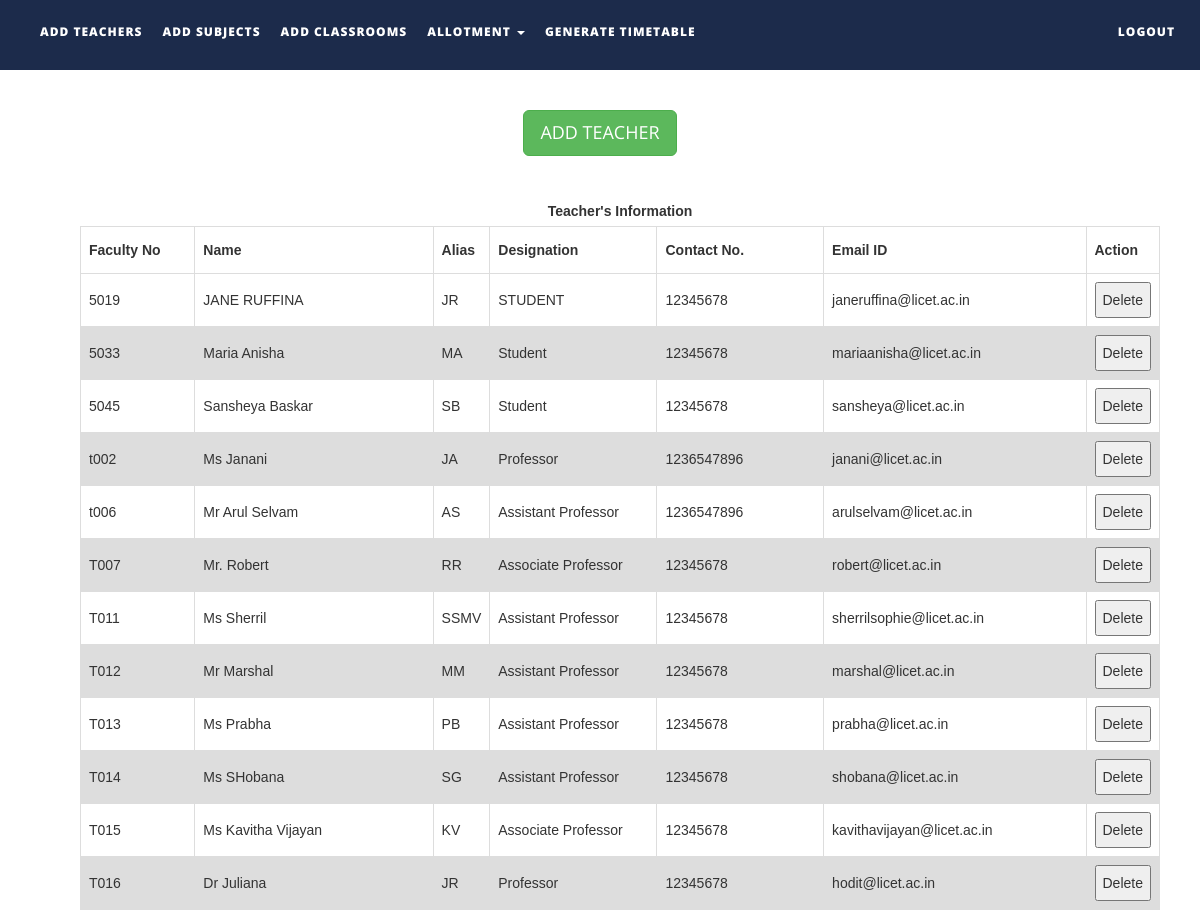
Screenshot of /addteachers.php with the database file from the repository.
### tables this page shows
CREATE TABLE `teachers` (
  `faculty_number` varchar(10) NOT NULL,
  `name` text NOT NULL,
  `alias` varchar(10) NOT NULL,
  `designation` varchar(30) NOT NULL,
  `contact_number` varchar(15) NOT NULL,
  `emailid` varchar(50) NOT NULL
);

### addteachers.php (the view, shortened to what this page needs)
<!DOCTYPE html>
<html xmlns="http://www.w3.org/1999/xhtml">
<head>
    <link href="assets/css/bootstrap.css" rel="stylesheet"/>
    <link href="assets/css/font-awesome.min.css" rel="stylesheet"/>
    <link href="assets/css/flexslider.css" rel="stylesheet"/>
    <link href="assets/css/style.css" rel="stylesheet"/>
</head>
<body>
<div class="navbar navbar-inverse navbar-fixed-top " id="menu">
    <div class="container">
        <div class="navbar-collapse collapse move-me">
            <ul class="nav navbar-nav navbar-left">
                <li><a href="addteachers.php">ADD TEACHERS</a></li>
                <li><a href="addsubjects.php">ADD SUBJECTS</a></li>
                <li><a href="addclassrooms.php">ADD CLASSROOMS</a></li>
                <li class="dropdown"><a class="dropdown-toggle" data-toggle="dropdown" aria-expanded="false">ALLOTMENT
                        <span class="caret"></span></a>
                </li>
                <li><a href="generatetimetable.php">GENERATE TIMETABLE</a></li>
            </ul>
            <ul class="nav navbar-nav navbar-right">
                <li><a href="index.php">LOGOUT</a></li>
            </ul>
        </div>
    </div>
</div>
<br>
<br>
<br>
<div align="center" style="margin-top:20px">
    <button id="teachermanual" class="btn btn-success btn-lg">ADD TEACHER</button>
</div>
<div>
    <br>
    <table id=teacherstable style="margin-left: 80px">
        <caption><strong>Teacher's Information </strong></caption>
        <tr>
            <th width="130">Faculty No</th>
            <th width=290>Name</th>
            <th width=50>Alias</th>
            <th width="190">Designation</th>
            <th width="190">Contact No.</th>
            <th width="290">Email ID</th>
            <th width="40">Action</th>
        </tr>
        <tbody>
        <?php
        $q = mysqli_query(mysqli_connect("localhost", "root", "", "ttms"),
            "SELECT * FROM teachers ORDER BY faculty_number ASC");
        while ($row = mysqli_fetch_assoc($q)) {
            echo "<tr><td>{$row['faculty_number']}</td>
                    <td>{$row['name']}</td>
                    <td>{$row['alias']}</td>
                    <td>{$row['designation']}</td>
                    <td>{$row['contact_number']}</td>
                    <td>{$row['emailid']}</td>
                   <td>
                    <button>Delete</button></td>
                    </tr>\n";
        }
        ?>
        </tbody>
    </table>
</div>
</body>
</html>

### assets/css/style.css (style rules this page uses)
#menu { background-color: rgba(28, 43, 75, 1); color: #fff; font-size: 12px; font-weight: 900; letter-spacing: 1px; min-height: 70px; }
.navbar-inverse { border-color: transparent; }
.navbar-inverse .navbar-nav > li > a, .navbar-inverse .navbar-nav > li > a:hover { color: #FFF; padding: 22px 10px; }

### addteachers.php (style rules this page uses)
table { margin-top: 10px; font-family: arial, sans-serif; border-collapse: collapse; margin-left: 30px; width: 90%; }
td, th { border: 1px solid #dddddd; text-align: left; padding: 8px; }
tr:nth-child(even) { background-color: #dddddd; }

### rows the page displays
teachers: faculty_number "5019", name "JANE RUFFINA", alias "JR", designation "STUDENT", contact_number "12345678", emailid "janeruffina@licet.ac.in"
teachers: faculty_number "5033", name "Maria Anisha", alias "MA", designation "Student", contact_number "12345678", emailid "mariaanisha@licet.ac.in"
teachers: faculty_number "5045", name "Sansheya Baskar", alias "SB", designation "Student", contact_number "12345678", emailid "sansheya@licet.ac.in"
teachers: faculty_number "t002", name "Ms Janani", alias "JA", designation "Professor", contact_number "1236547896", emailid "janani@licet.ac.in"
teachers: faculty_number "t006", name "Mr Arul Selvam", alias "AS", designation "Assistant Professor", contact_number "1236547896", emailid "arulselvam@licet.ac.in"
teachers: faculty_number "T007", name "Mr. Robert", alias "RR", designation "Associate Professor", contact_number "12345678", emailid "robert@licet.ac.in"
teachers: faculty_number "T011", name "Ms Sherril", alias "SSMV", designation "Assistant Professor", contact_number "12345678", emailid "sherrilsophie@licet.ac.in"
teachers: faculty_number "T012", name "Mr Marshal", alias "MM", designation "Assistant Professor", contact_number "12345678", emailid "marshal@licet.ac.in"
teachers: faculty_number "T013", name "Ms Prabha", alias "PB", designation "Assistant Professor", contact_number "12345678", emailid "prabha@licet.ac.in"
teachers: faculty_number "T014", name "Ms SHobana", alias "SG", designation "Assistant Professor", contact_number "12345678", emailid "shobana@licet.ac.in"
teachers: faculty_number "T015", name "Ms Kavitha Vijayan", alias "KV", designation "Associate Professor", contact_number "12345678", emailid "kavithavijayan@licet.ac.in"
teachers: faculty_number "T016", name "Dr Juliana", alias "JR", designation "Professor", contact_number "12345678", emailid "hodit@licet.ac.in"
